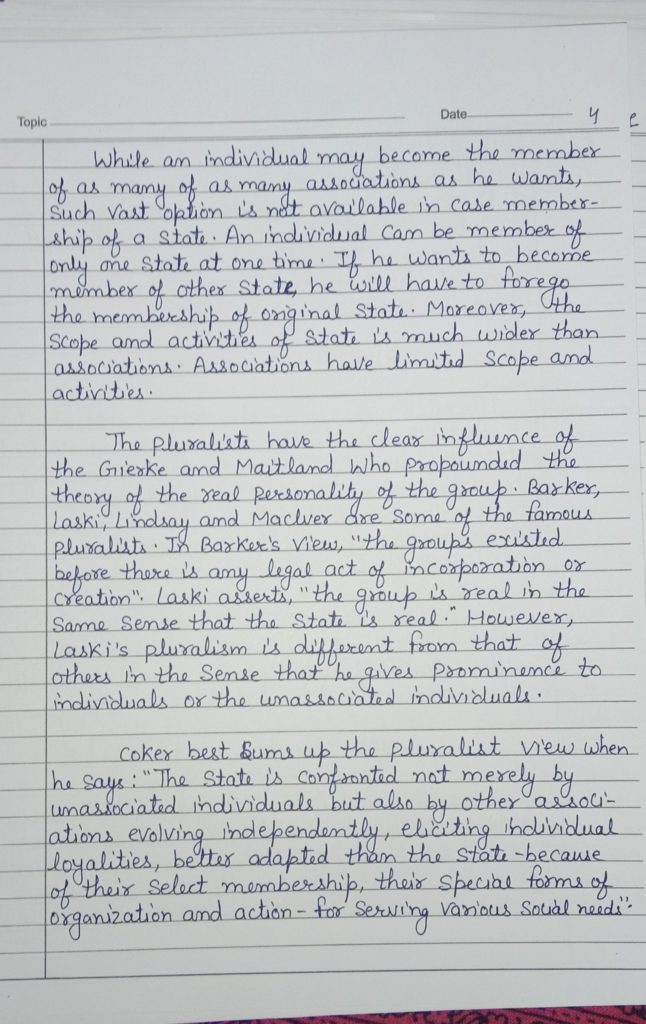
#> input picture sample.jpg, 646 x 1024 px
$ python image_pre_processing_v1.py
#> lines starting #> are read from the running program, lines starting #| are printed output that depends on the picture
#Python 3
from PIL import Image, ImageEnhance
import os
import cv2

#from scipy import misc

#opening Image
image1 = Image.open("sample.jpg")
#> image1 is the input picture: PIL image 646x1024 RGB; mean R, G, B 193.7, 195.7, 197.8


with Image.open("sample.jpg") as im:
    #show the original image
    im.show("Original Image")
    im.save('original-image1.png')

    #convert into grayscale
    grayscaleImg = im.convert("L")

    #show the grayscale image
    grayscaleImg.show("grayscale Image")
    grayscaleImg.save('grascale-image1.png')


#image brightness enhancer
enhancer = ImageEnhance.Contrast(image1)

factor = 1 #gives original image
im_output = enhancer.enhance(factor)
im_output.show("original-image2.png")
im_output.save('original-image2.png')

factor = 0.5 #decrease constrast
im_output = enhancer.enhance(factor)
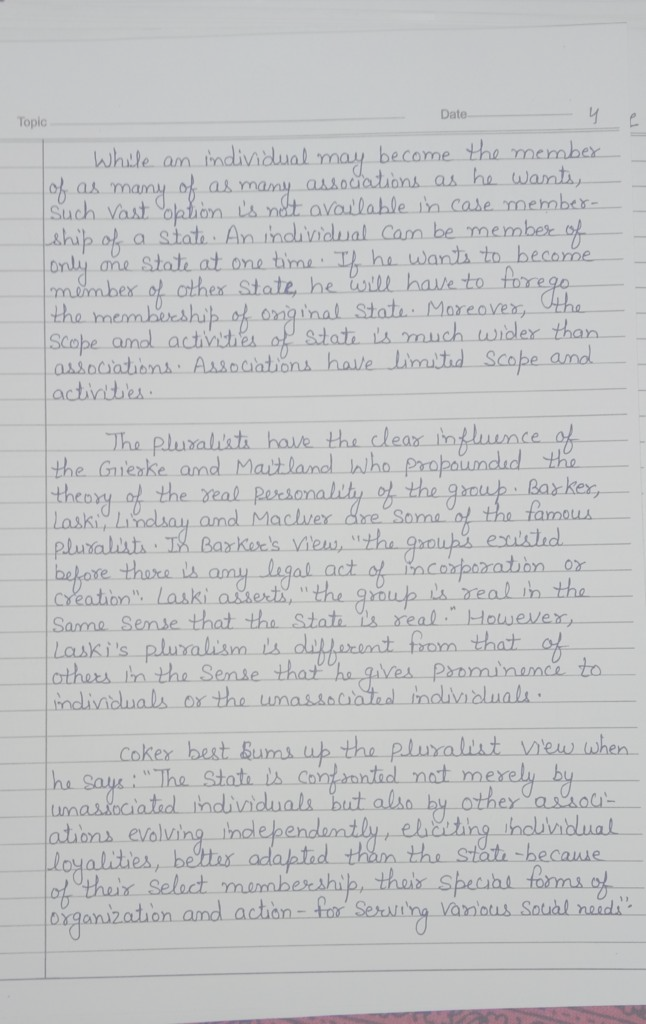
#> im_output: PIL image 646x1024 RGB; mean R, G, B 194.1, 195.1, 196.1
im_output.show("less-contrast-image2.png")
im_output.save('less-contrast-image2.png')

factor = 1.5 #increase contrast
im_output = enhancer.enhance(factor)
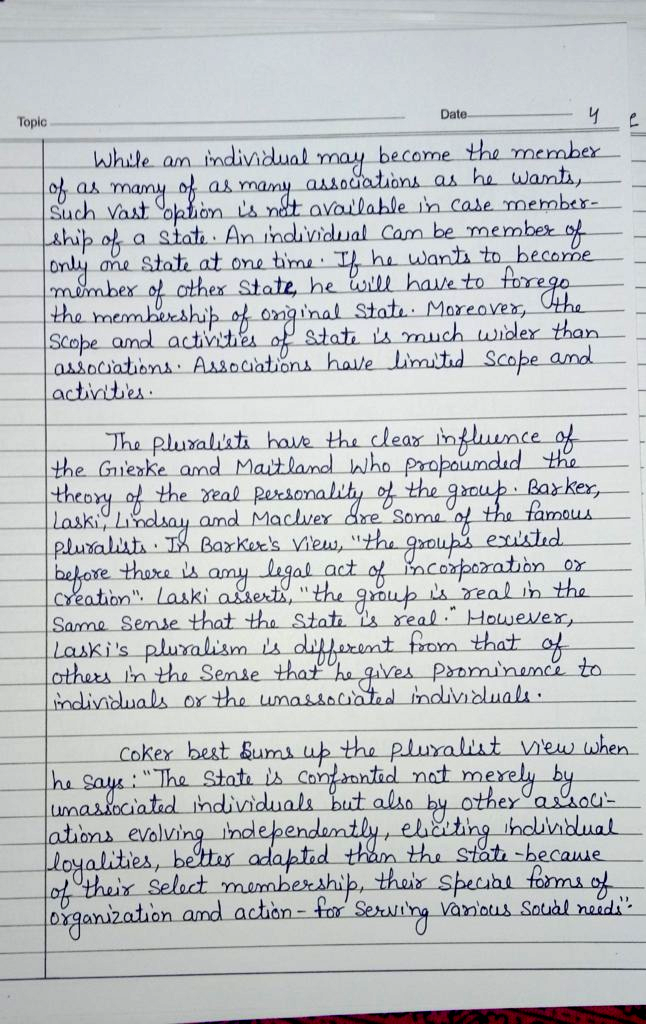
#> im_output: PIL image 646x1024 RGB; mean R, G, B 192.8, 196.1, 198.9
im_output.show("more-contrast-image2.png")
im_output.save('more-contrast-image2.png')


'''
#ouput directory creation
os.mkdir(os.getcwd()+'/output/')


#Size
left = 10
top = 140
right = 620
bottom = 170


for i in range(0,10):
	img_res = image1.crop((left, top, right, bottom))
	#img_res.show()
	#img_res.save("image"+str(i)+".png")
	img_res.save(os.getcwd()+'/output/'+"image"+str(i)+".png")
	top+=30
	bottom+=30
'''
